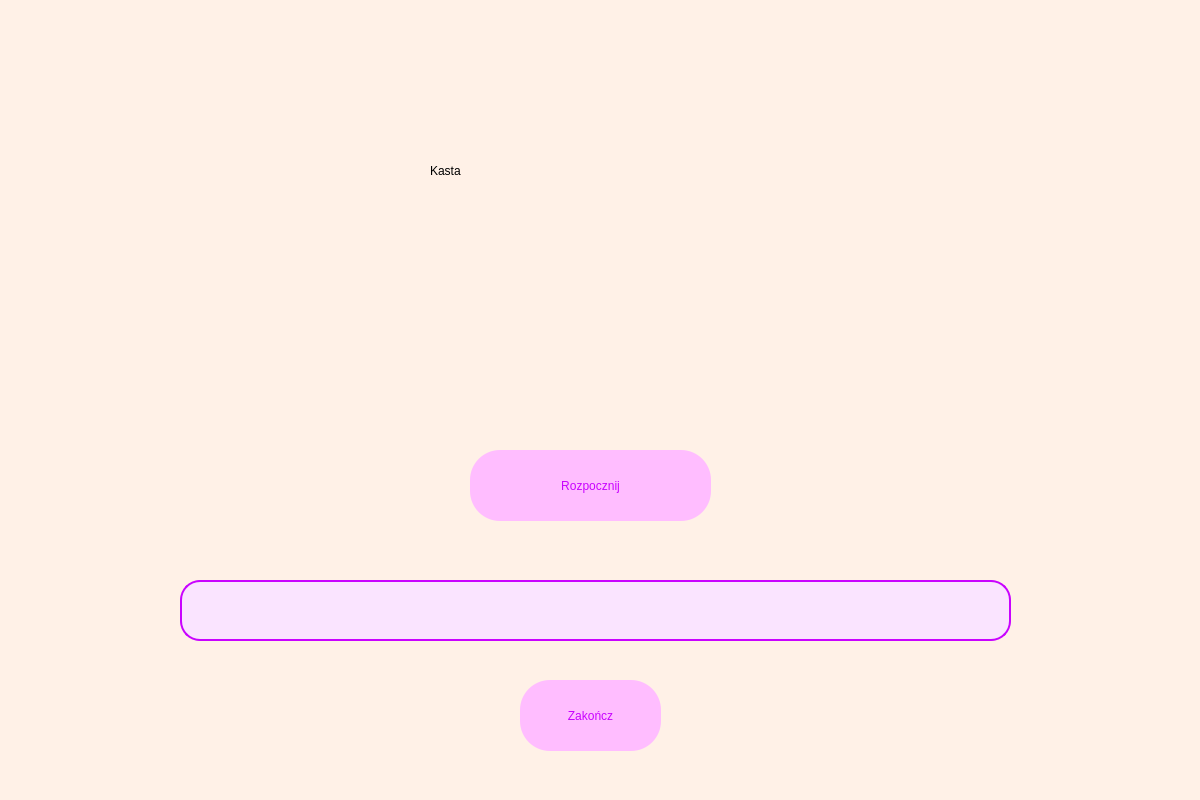
<?xml version="1.0" encoding="UTF-8"?>
<ui version="4.0">
 <class>Form</class>
 <widget class="QWidget" name="Form">
  <property name="geometry">
   <rect>
    <x>0</x>
    <y>0</y>
    <width>1200</width>
    <height>800</height>
   </rect>
  </property>
  <property name="windowTitle">
   <string>Form</string>
  </property>
  <property name="styleSheet">
   <string notr="true">background-color:rgb(255, 241, 231);</string>
  </property>
  <widget class="QLabel" name="label">
   <property name="geometry">
    <rect>
     <x>430</x>
     <y>70</y>
     <width>321</width>
     <height>201</height>
    </rect>
   </property>
   <property name="styleSheet">
    <string notr="true">font: italic 72pt &quot;Arial&quot;;</string>
   </property>
   <property name="text">
    <string>Kasta</string>
   </property>
  </widget>
  <widget class="QPushButton" name="startButton">
   <property name="geometry">
    <rect>
     <x>470</x>
     <y>450</y>
     <width>241</width>
     <height>71</height>
    </rect>
   </property>
   <property name="styleSheet">
    <string notr="true">QPushButton {
	border-radius: 30px;
	background-color: rgb(255, 189, 255);
	color: rgb(201, 3, 255);	
	outline: none;
	
	font: 20pt &quot;Arial&quot;;
}
QPushButton:hover {
	background-color:rgb(241, 157, 255);
	
}
</string>
   </property>
   <property name="text">
    <string>Rozpocznij</string>
   </property>
  </widget>
  <widget class="QLabel" name="label_2">
   <property name="geometry">
    <rect>
     <x>20</x>
     <y>360</y>
     <width>581</width>
     <height>20</height>
    </rect>
   </property>
   <property name="text">
    <string/>
   </property>
  </widget>
  <widget class="QLineEdit" name="lineEdit">
   <property name="geometry">
    <rect>
     <x>180</x>
     <y>580</y>
     <width>831</width>
     <height>61</height>
    </rect>
   </property>
   <property name="styleSheet">
    <string notr="true">QLineEdit {
background: rgb(250, 228, 255);
border: 2px solid rgb(201, 3, 255);
border-radius: 20px;
color: rgb(201, 3, 255);
font: 14pt &quot;Arial&quot;;
}</string>
   </property>
  </widget>
  <widget class="QPushButton" name="endButton">
   <property name="geometry">
    <rect>
     <x>520</x>
     <y>680</y>
     <width>141</width>
     <height>71</height>
    </rect>
   </property>
   <property name="styleSheet">
    <string notr="true">QPushButton {
	border-radius: 30px;
	background-color: rgb(255, 189, 255);
	color: rgb(201, 3, 255);	
	outline: none;
	
	font: 20pt &quot;Arial&quot;;
}
QPushButton:hover {
	background-color:rgb(241, 157, 255);
	
}
</string>
   </property>
   <property name="text">
    <string>Zakończ</string>
   </property>
  </widget>
 </widget>
 <resources/>
 <connections/>
</ui>
